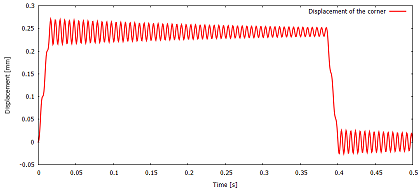

The script that drew this image:
# # Beam under on/off loading: transient response

# Source code: [`beam_load_on_off_tut.jl`](beam_load_on_off_tut.jl)

# ## Description


# A cantilever beam is loaded by a trapezoidal-pulse traction load at its free
# cross-section. The load is applied within 0.015 seconds and taken off after
# 0.37 seconds. The beam oscillates about its equilibrium configuration.

# The beam is modeled as a solid. Trapezoidal rule is used to integrate the
# equations of motion in time. Rayleigh mass- and stiffness-proportional
# damping is incorporated. The dynamic stiffness is factorized for efficiency.

# ![](beam_load_on_off_tut.png)

# ## Goals

# - Show how to create the discrete model, with implicit dynamics and proportional damping.
# - Apply distributed loading varying in time.
# - Demonstrate  trapezoidal-rule time stepping.

##
# ## Definitions

# Basic imports.
using LinearAlgebra
using Arpack

# This is the finite element toolkit itself.
using FinEtools
using FinEtools.AlgoBaseModule: matrix_blocked, vector_blocked

# The linear stress analysis application is implemented in this package.
using FinEtoolsDeforLinear
using FinEtoolsDeforLinear.AlgoDeforLinearModule

# Input parameters
E = 205000*phun("MPa");# Young's modulus
nu = 0.3;# Poisson ratio
rho = 7850*phun("KG*M^-3");# mass density
loss_tangent = 0.005;
L = 200*phun("mm");
W = 4*phun("mm");
H = 8*phun("mm");
tolerance = W/500;
qmagn = 0.1*phun("MPa");
tend = 0.5*phun("SEC");
    

##
# ## Create the discrete model

MR = DeforModelRed3D
fens,fes  = H8block(L, W, H, 50, 2, 4)

geom = NodalField(fens.xyz)
u = NodalField(zeros(size(fens.xyz,1),3)) # displacement field

nl = selectnode(fens, box=[L L -Inf Inf -Inf Inf], inflate=tolerance)
setebc!(u, nl, true, 1)
setebc!(u, nl, true, 2)
setebc!(u, nl, true, 3)
applyebc!(u)
numberdofs!(u)

corner = selectnode(fens, nearestto=[0 0 0])
cornerzdof = u.dofnums[corner[1], 3]

material = MatDeforElastIso(MR, rho, E, nu, 0.0)

femm = FEMMDeforLinearMSH8(MR, IntegDomain(fes, GaussRule(3,2)), material)
femm = associategeometry!(femm, geom)
K = stiffness(femm, geom, u)
femm = FEMMDeforLinear(MR, IntegDomain(fes, GaussRule(3,3)), material)
M = mass(femm, geom, u)

# Extract the free-free block of the matrices.
M_ff = matrix_blocked(M, nfreedofs(u))[:ff]
K_ff = matrix_blocked(K, nfreedofs(u))[:ff]

# Find the boundary finite elements at the tip cross-section of the beam. The
# uniform distributed loading will be applied to these elements.
bdryfes = meshboundary(fes)
# Those facing in the positive X direction will be chosen:
tipbfl = selectelem(fens, bdryfes, facing=true, direction=[-1.0 0.0 0.0])
# A base finite element model machine will be created to evaluate the loading.
# The force intensity is created as driven by a function, but the function
# really only just fills the buffer with the constant loading vector.
function pfun(forceout::Vector{T}, XYZ, tangents, feid, qpid) where {T}
    forceout .=  [0.0, 0.0, qmagn]
    return forceout
end
fi = ForceIntensity(Float64, 3, pfun);

# The loading vector is lumped from the distributed uniform loading by
# integrating on the boundary. Hence, the dimension of the integration domain
# is 2.
el1femm =  FEMMBase(IntegDomain(subset(bdryfes,tipbfl), GaussRule(2,2)))
F = distribloads(el1femm, geom, u, fi, 2);
F_f, F_d = vector_blocked(F, nfreedofs(u))[(:f, :d)]

# The loading function is defined as a time -dependent multiplier of the
# constant distribution of the loading on the structure.
function tmult(t) 
    if (t <= 0.015) 
        t/0.015
    else
        if (t >= 0.4) 
            0.0
        else
            if (t <= 0.385) 
                1.0
            else
                (t - 0.4)/(0.385 - 0.4)
            end
        end
    end
end


##
# ## Time step determination

# We figure out the fundamental mode frequency, which will determine the time
# step is a fraction of the period. 
evals, evecs = eigs(K_ff, M_ff; nev=1, which=:SM);

# The fundamental angular frequency is then:
omega_f = real(sqrt(evals[1]));

# We take  the time step to be a fraction of the period of vibration  in the
# fundamental mode.
@show dt = 0.05 * 1/(omega_f/2/pi);


##
# ## Damping model

# We take the damping to be representative of what's happening at the
# fundamental vibration frequency.

# For a given loss factor at a certain  frequency $\omega_f$, the
# stiffness-proportional damping coefficient may be estimated as
# 2*loss_tangent/$\omega_f$, and the mass-proportional damping coefficient may be
# estimated as 2*loss_tangent*$\omega_f$. 
Rayleigh_mass = (loss_tangent/2)*omega_f;
Rayleigh_stiffness = (loss_tangent/2)/omega_f;

# Now we construct the Rayleigh damping matrix as a linear combination of the
# stiffness and mass matrices.
C_ff = Rayleigh_stiffness * K_ff + Rayleigh_mass * M_ff


# The time stepping loop is protected by `let end` to avoid unpleasant surprises
# with variables getting clobbered by globals.
ts, corneruzs = let dt = dt, F_f = F_f
    # Initial displacement, velocity, and acceleration.
    U0 = gathersysvec(u)
    v = deepcopy(u)
    V0 = gathersysvec(v)
    U1 = fill(0.0, length(V0))
    V1 = fill(0.0, length(V0))
    F0 = deepcopy(F_f)
    F1 = fill(0.0, length(F0))
    R  = fill(0.0, length(F0))


    # Factorize the dynamic stiffness
    DSF = cholesky((M_ff + (dt/2)*C_ff + ((dt/2)^2)*K_ff))

    # The times and displacements of the corner will be collected into two vectors
    ts = Float64[]
    corneruzs = Float64[]
    # Let us begin the time integration loop:
    t = 0.0; 
    step = 0;
    F0 .= tmult(t) .* F_f
    while t < tend
        push!(ts, t)
        push!(corneruzs, U0[cornerzdof])
        t = t+dt;
        step = step + 1;
        (mod(step,100)==0) && println("Step $(step): $(t)")
        # Set the time-dependent load
        F1 .= tmult(t) .* F_f
        # Compute the out of balance force.
        R .= (M_ff*V0 - C_ff*(dt/2*V0) - K_ff*((dt/2)^2*V0 + dt*U0) + (dt/2)*(F0+F1));
        # Calculate the new velocities.
        V1 = DSF\R;
        # Update the velocities.
        U1 = U0 + (dt/2)*(V0+V1);
        # Switch the temporary vectors for the next step.
        U0, U1 = U1, U0;
        V0, V1 = V1, V0;
        F0, F1 = F1, F0;
        if (t == tend) # Are we done yet?
            break;
        end
        if (t+dt > tend) # Adjust the last time step so that we exactly reach tend
            dt = tend-t;
        end
    end
    ts, corneruzs # return the collected results
end

##
# ## Plot the results

using Gnuplot

@gp "set terminal windows 0 " :-
@gp  :- ts corneruzs./phun("mm") "lw 2 lc rgb 'red' with lines title 'Displacement of the corner' " 
@gp  :- "set xlabel 'Time [s]'"
@gp  :- "set ylabel 'Displacement [mm]'"


# The end.
true
